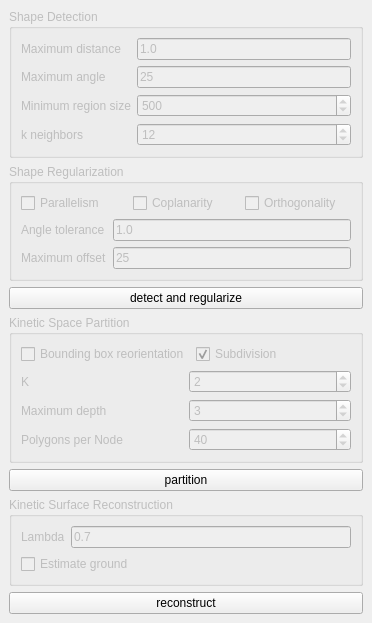
<?xml version="1.0" encoding="UTF-8"?>
<ui version="4.0">
 <class>KineticSurfaceReconstructionWidget</class>
 <widget class="QDockWidget" name="KineticSurfaceReconstructionWidget">
  <property name="enabled">
   <bool>true</bool>
  </property>
  <property name="geometry">
   <rect>
    <x>0</x>
    <y>0</y>
    <width>372</width>
    <height>590</height>
   </rect>
  </property>
  <property name="sizePolicy">
   <sizepolicy hsizetype="Preferred" vsizetype="Preferred">
    <horstretch>0</horstretch>
    <verstretch>0</verstretch>
   </sizepolicy>
  </property>
  <property name="minimumSize">
   <size>
    <width>372</width>
    <height>590</height>
   </size>
  </property>
  <property name="windowTitle">
   <string>Kinetic Surface Reconstruction</string>
  </property>
  <widget class="QWidget" name="dockWidgetContents">
   <layout class="QGridLayout" name="gridLayout">
    <item row="12" column="0">
     <widget class="QPushButton" name="partRunButton">
      <property name="text">
       <string>partition</string>
      </property>
     </widget>
    </item>
    <item row="8" column="0">
     <widget class="QGroupBox" name="shapeDetectionGroup">
      <property name="enabled">
       <bool>false</bool>
      </property>
      <property name="title">
       <string>Shape Detection</string>
      </property>
      <layout class="QGridLayout" name="gridLayout_sd">
       <item row="2" column="0">
        <widget class="QLabel" name="sdMaxAngleLabel">
         <property name="text">
          <string>Maximum angle</string>
         </property>
        </widget>
       </item>
       <item row="1" column="0">
        <widget class="QLabel" name="sdMaxDistanceLabel">
         <property name="text">
          <string>Maximum distance</string>
         </property>
        </widget>
       </item>
       <item row="3" column="1">
        <widget class="QSpinBox" name="sdMinRegionSizeBox">
         <property name="toolTip">
          <string>Smallest allowed size for a primitive</string>
         </property>
         <property name="minimum">
          <number>5</number>
         </property>
         <property name="maximum">
          <number>10000</number>
         </property>
         <property name="singleStep">
          <number>50</number>
         </property>
         <property name="value">
          <number>500</number>
         </property>
        </widget>
       </item>
       <item row="3" column="0">
        <widget class="QLabel" name="sdMinRegionSizeLabel">
         <property name="text">
          <string>Minimum region size</string>
         </property>
        </widget>
       </item>
       <item row="1" column="1">
        <widget class="DoubleEdit" name="sdMaxDistanceBox">
         <property name="toolTip">
          <string>Maximum distance from a point to a plane.</string>
         </property>
         <property name="text">
          <string>1.0</string>
         </property>
         <property name="readOnly">
          <bool>false</bool>
         </property>
        </widget>
       </item>
       <item row="2" column="1">
        <widget class="DoubleEdit" name="sdMaxAngleBox">
         <property name="toolTip">
          <string>Maximum angle in degrees between the normal of a point and the normal of a plane.</string>
         </property>
         <property name="text">
          <string>25</string>
         </property>
        </widget>
       </item>
       <item row="4" column="0">
        <widget class="QLabel" name="sdkNeighborsLabel">
         <property name="text">
          <string>k neighbors</string>
         </property>
        </widget>
       </item>
       <item row="4" column="1">
        <widget class="QSpinBox" name="sdkNeighborsBox">
         <property name="toolTip">
          <string>K neighborhood of a point considered for region growing</string>
         </property>
         <property name="maximum">
          <number>100</number>
         </property>
         <property name="singleStep">
          <number>5</number>
         </property>
         <property name="value">
          <number>12</number>
         </property>
        </widget>
       </item>
      </layout>
     </widget>
    </item>
    <item row="9" column="0">
     <widget class="QGroupBox" name="shapeRegularizationGroup">
      <property name="enabled">
       <bool>false</bool>
      </property>
      <property name="title">
       <string>Shape Regularization</string>
      </property>
      <layout class="QGridLayout" name="gridLayout_sr">
       <item row="2" column="1">
        <widget class="DoubleEdit" name="srMaxOffsetBox">
         <property name="toolTip">
          <string>Maximum allowed orthogonal distance between two parallel planes such that they are considered to be coplanar.</string>
         </property>
         <property name="text">
          <string>25</string>
         </property>
        </widget>
       </item>
       <item row="1" column="0">
        <widget class="QLabel" name="srAngleToleranceLabel">
         <property name="text">
          <string>Angle tolerance</string>
         </property>
        </widget>
       </item>
       <item row="1" column="1">
        <widget class="DoubleEdit" name="srAngleToleranceBox">
         <property name="toolTip">
          <string>Maximum allowed angle in degrees between plane normals used for parallelism and orthogonality.</string>
         </property>
         <property name="text">
          <string>1.0</string>
         </property>
         <property name="readOnly">
          <bool>false</bool>
         </property>
        </widget>
       </item>
       <item row="2" column="0">
        <widget class="QLabel" name="srMaxOffsetLabel">
         <property name="text">
          <string>Maximum offset</string>
         </property>
        </widget>
       </item>
       <item row="0" column="0" colspan="2">
        <layout class="QHBoxLayout" name="horizontalLayout">
         <item>
          <widget class="QCheckBox" name="srParallelismCheck">
           <property name="toolTip">
            <string>Planes, which are detected as near parallel, are made exactly parallel.</string>
           </property>
           <property name="text">
            <string>Parallelism</string>
           </property>
          </widget>
         </item>
         <item>
          <widget class="QCheckBox" name="srCoplanarityCheck">
           <property name="toolTip">
            <string>Parallel planes, which are detected as near coplanar, are made exactly coplanar.</string>
           </property>
           <property name="text">
            <string>Coplanarity</string>
           </property>
          </widget>
         </item>
         <item>
          <widget class="QCheckBox" name="srOrthogonalityCheck">
           <property name="toolTip">
            <string>Planes, which are detected as near orthogonal, are made exactly orthogonal.</string>
           </property>
           <property name="text">
            <string>Orthogonality</string>
           </property>
          </widget>
         </item>
        </layout>
       </item>
      </layout>
     </widget>
    </item>
    <item row="13" column="0">
     <widget class="QGroupBox" name="kineticReconstructionGroup">
      <property name="enabled">
       <bool>false</bool>
      </property>
      <property name="title">
       <string>Kinetic Surface Reconstruction</string>
      </property>
      <layout class="QGridLayout" name="gridLayout_rec">
       <item row="2" column="0" colspan="2">
        <widget class="QCheckBox" name="recGroundCheck">
         <property name="toolTip">
          <string>Estimates a ground level from the detected shapes. Sets the outside label of all faces on the bounding box below the ground level to inside.</string>
         </property>
         <property name="text">
          <string>Estimate ground</string>
         </property>
        </widget>
       </item>
       <item row="1" column="0">
        <widget class="QLabel" name="recLambdaLabel">
         <property name="toolTip">
          <string/>
         </property>
         <property name="text">
          <string>Lambda</string>
         </property>
        </widget>
       </item>
       <item row="0" column="0" colspan="2">
        <layout class="QHBoxLayout" name="horizontalLayout_rec"/>
       </item>
       <item row="1" column="1">
        <widget class="DoubleEdit" name="recLambdaBox">
         <property name="toolTip">
          <string>Lambda trades data faithfulness for low complexity in the energy minimization.</string>
         </property>
         <property name="text">
          <string>0.7</string>
         </property>
         <property name="readOnly">
          <bool>false</bool>
         </property>
        </widget>
       </item>
      </layout>
     </widget>
    </item>
    <item row="11" column="0">
     <widget class="QGroupBox" name="kineticPartitionGroup">
      <property name="enabled">
       <bool>false</bool>
      </property>
      <property name="title">
       <string>Kinetic Space Partition</string>
      </property>
      <layout class="QGridLayout" name="gridLayout_part">
       <item row="1" column="0">
        <widget class="QLabel" name="partKLabel">
         <property name="text">
          <string>K</string>
         </property>
        </widget>
       </item>
       <item row="2" column="0">
        <widget class="QLabel" name="partMaxDepthLabel">
         <property name="text">
          <string>Maximum depth</string>
         </property>
        </widget>
       </item>
       <item row="1" column="1">
        <widget class="QSpinBox" name="partKBox">
         <property name="toolTip">
          <string>Maximum number of intersections that can occur for a polygon before its expansion stops</string>
         </property>
         <property name="minimum">
          <number>1</number>
         </property>
         <property name="maximum">
          <number>100</number>
         </property>
         <property name="singleStep">
          <number>1</number>
         </property>
         <property name="value">
          <number>2</number>
         </property>
        </widget>
       </item>
       <item row="0" column="0" colspan="2">
        <layout class="QHBoxLayout" name="horizontalLayout_part">
         <item>
          <widget class="QCheckBox" name="partReorientCheck">
           <property name="toolTip">
            <string>Aligns the x-axis of the bounding box with the direction of the largest variation in horizontal direction of the input data while maintaining the z-axis.</string>
           </property>
           <property name="text">
            <string>Bounding box reorientation</string>
           </property>
          </widget>
         </item>
         <item>
          <widget class="QCheckBox" name="partSubdivisionCheck">
           <property name="toolTip">
            <string>The kinetic partition is split into subpartitions using an octree if the number of intersecting polygons per node is larger than specified.</string>
           </property>
           <property name="text">
            <string>Subdivision</string>
           </property>
           <property name="checked">
            <bool>true</bool>
           </property>
          </widget>
         </item>
        </layout>
       </item>
       <item row="2" column="1">
        <widget class="QSpinBox" name="partMaxDepthBox">
         <property name="toolTip">
          <string>Maximum octree depth for subdivision</string>
         </property>
         <property name="minimum">
          <number>1</number>
         </property>
         <property name="maximum">
          <number>100</number>
         </property>
         <property name="singleStep">
          <number>1</number>
         </property>
         <property name="value">
          <number>3</number>
         </property>
        </widget>
       </item>
       <item row="3" column="0">
        <widget class="QLabel" name="partPolygonsPerNodeLabel">
         <property name="text">
          <string>Polygons per Node</string>
         </property>
        </widget>
       </item>
       <item row="3" column="1">
        <widget class="QSpinBox" name="partPolygonsPerNodeBox">
         <property name="toolTip">
          <string>Maximum number of intersecting polygons for an octree node before it is split</string>
         </property>
         <property name="minimum">
          <number>1</number>
         </property>
         <property name="maximum">
          <number>100</number>
         </property>
         <property name="singleStep">
          <number>1</number>
         </property>
         <property name="value">
          <number>40</number>
         </property>
        </widget>
       </item>
      </layout>
     </widget>
    </item>
    <item row="15" column="0">
     <spacer name="verticalSpacer">
      <property name="orientation">
       <enum>Qt::Vertical</enum>
      </property>
      <property name="sizeHint" stdset="0">
       <size>
        <width>20</width>
        <height>40</height>
       </size>
      </property>
     </spacer>
    </item>
    <item row="10" column="0">
     <widget class="QPushButton" name="sdRunButton">
      <property name="text">
       <string>detect and regularize</string>
      </property>
     </widget>
    </item>
    <item row="14" column="0">
     <widget class="QPushButton" name="recRunButton">
      <property name="text">
       <string>reconstruct</string>
      </property>
     </widget>
    </item>
   </layout>
  </widget>
 </widget>
 <customwidgets>
  <customwidget>
   <class>DoubleEdit</class>
   <extends>QLineEdit</extends>
   <header>CGAL_double_edit.h</header>
  </customwidget>
 </customwidgets>
 <resources/>
 <connections/>
</ui>
